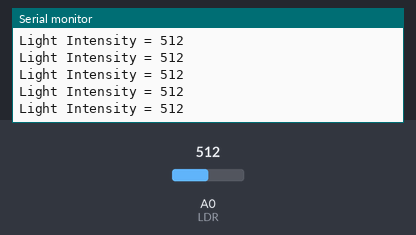
The sketch below on a simulated Arduino Uno, built with avr-gcc and run on an emulated ATmega328P. On the bench: the last lines printed to the serial monitor. The inputs (shaded band) are chosen by the test bench; at power-on: A0 (LDR) = 512.

Above: at 1.2 s.
1.3 s: A0 (LDR) set to 492
At 2.2 s:
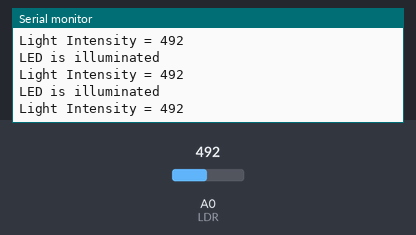
8.9 s: A0 (LDR) set to 104
At 9.5 s:
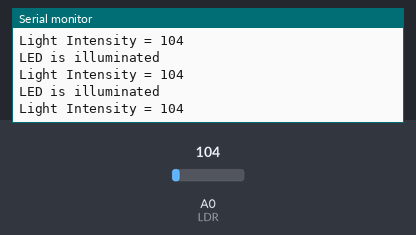
11.9 s: A0 (LDR) set to 89
At 12.9 s:
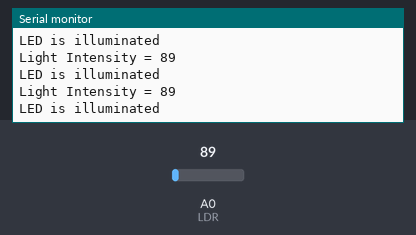
Timing chart, 0 to 14.9 s (numbered marks = the images above; inputs shaded):
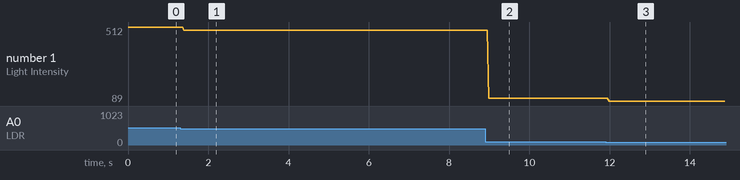

Measured:
- the behaviour switches between 100 and 99 on A0 (LDR) (found by bisection; images 2 and 3)
- after the input at 1.3 s, the serial monitor: prints a new line after 0.09 s (image 1)
- after the input at 8.9 s, the serial monitor: prints a new line after 0.09 s (image 2)
- after the input at 11.9 s, the serial monitor: prints a new line after 0.09 s (image 3)
- plotted number 1: 512 → 492 after the input at 1.3 s, 492 → 104 after the input at 8.9 s, 104 → 89 after the input at 11.9 s

The sketch:

LDR_for_the_Session_s_Slide.ino
```cpp
int LED = 10;
int LDR = A0;
int LDR_Reading = 0;


void setup()
{
  Serial.begin(9600);
}

void loop()
{
  LDR_Reading = analogRead(LDR);

  Serial.print("Light Intensity = ");

  Serial.println(LDR_Reading);

  if(LDR_Reading < 500)
  {
    digitalWrite(LED, HIGH);

    Serial.println("LED is illuminated");
  }

  else
  {
    digitalWrite(LED, LOW);
  }
}
```
